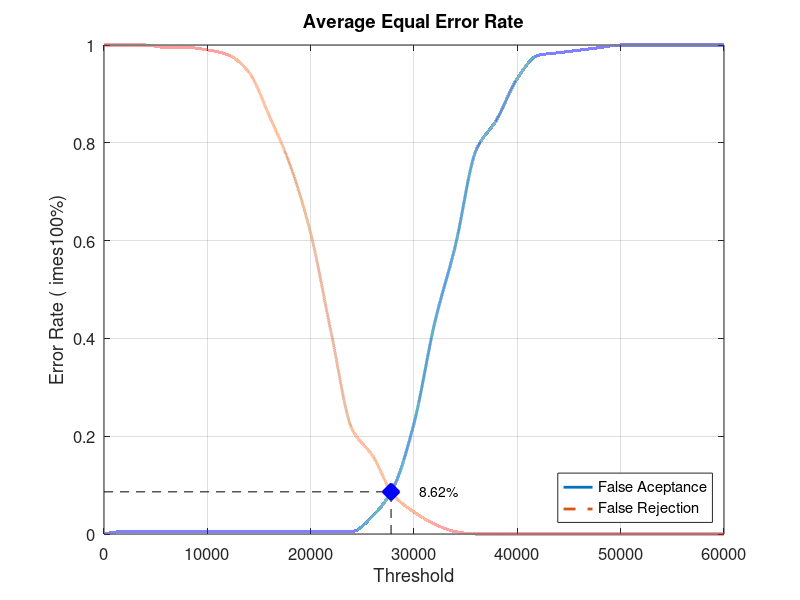
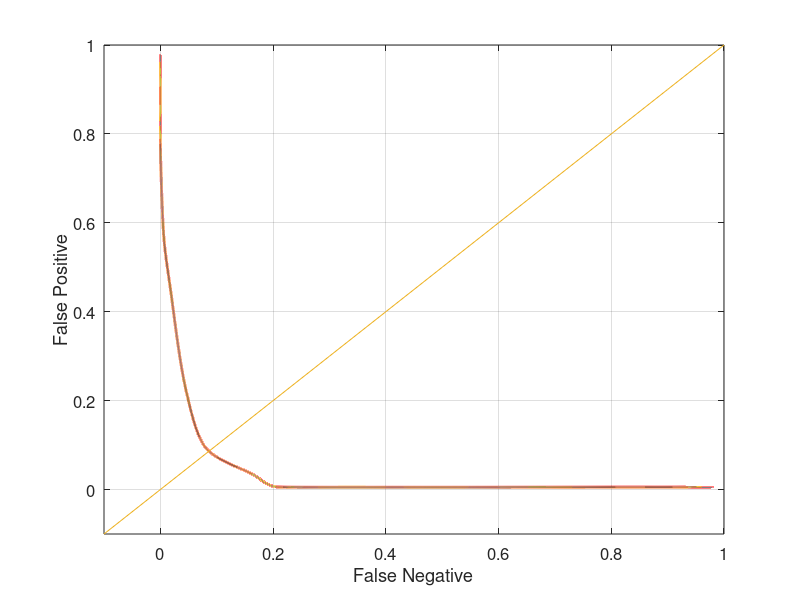

Here is the MATLAB script that generated these plots, in order:
close all;
clear;
clc;
x = 0:2000:60000;
xq = 0:0.5:60000;

y0 = [0 0.00526316 0.00526316 0.00526316 0.00526316 0.00526316 0.00526316 0.00526316 0.00526316 0.00526316 0.00526316 0.00526316 0.00526316 0.0368421 0.0947368 0.226316 0.431579 0.589474 0.784211 0.847368 0.931579 0.978947 0.984211 0.989474 0.994737 1 1 1 1 1 1]
yy0 = interp1(x, y0, xq, 'pchip');
y1 = [1 1 1 0.995 0.995 0.99 0.98 0.945 0.855 0.755 0.615 0.41 0.215 0.16 0.08 0.045 0.02 0.005 0 0 0 0 0 0 0 0 0 0 0 0 0]
yy1 = interp1(x, y1, xq, 'pchip');

% Calculating EER: 
y2 = abs(y0 - y1);
find(y2 == min(y2))
yy2 = abs(yy0 - yy1);
xEER = find(yy2 == min(yy2));
xEERIndex = xq(xEER) % X-axis EER
yEER = yy0(xEER) % Y-axis EER

main = figure
plot(xq, yy0,'-','LineWidth', 2);	hold on
plot(xq, yy1,'--','LineWidth', 2);	hold on
plot([xEERIndex xEERIndex], [0 yEER], 'k--');	hold on
plot([0 xEERIndex], [yEER yEER], 'k--');	hold on
plot(xEERIndex, yEER, 'bx', 'LineWidth', 10);	hold on
text(xEERIndex + 10 * xEERIndex / 100, yEER, [num2str(round((10000 * yEER)) / 100) '%'])
legend('False Aceptance', 'False Rejection', 'Location', 'SouthEast')
xlabel('Threshold')
ylabel('Error Rate (	imes100%)')
title('Average Equal Error Rate')
set(gca, 'FontSize', 12)
axis([0 60000 0 1])
grid on

print(main, 'Database3_3Main', '-dpng');
FNRxFPR = figure('Color', [1 1 1]);
plot(yy1, yy0, '-', yy1, yy0, 'LineWidth', 2);
hold on
y = -0.1:0.1:1
plot(y, y); 
set(gca, 'FontSize', 12)
xlabel('False Negative')
ylabel('False Positive')
axis([-0.1 1 -0.1 1])
set(gca, 'FontSize', 12)
grid on

print(FNRxFPR, 'Database3_3FNRxFPR','-dpng');
